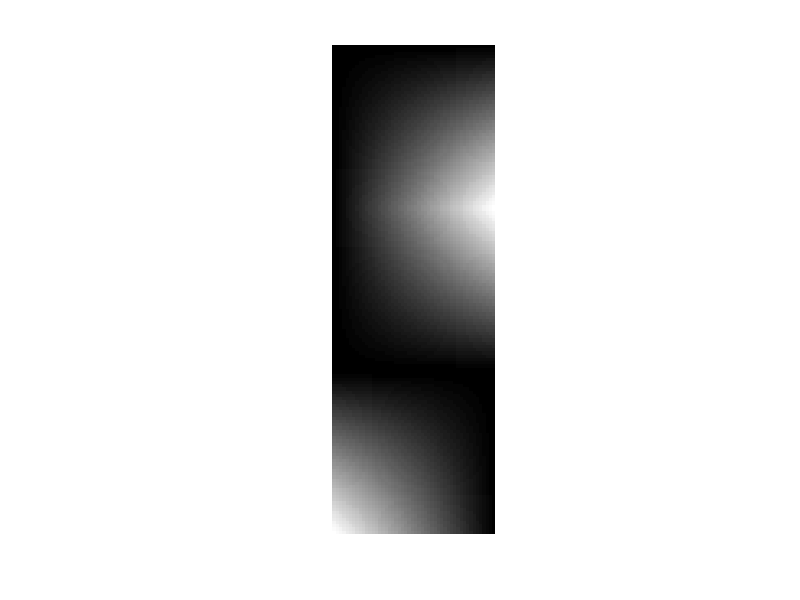

The MATLAB source for this figure:
L1 = [0:(1 / 49):1];
L1 = L1' * L1; % 1 bottom right
L2 = L1(end:-1:1, :); % 1 upper right - reflection relative to the rows (X axis)
L3 = L1(:, end:-1:1); % 1 bottom left -  reflection relative to the cols (Y axis)
LOUT = [L1; L2; L3]; % concatenate vertically
figure
imshow(LOUT, 'InitialMagnification', 'fit')